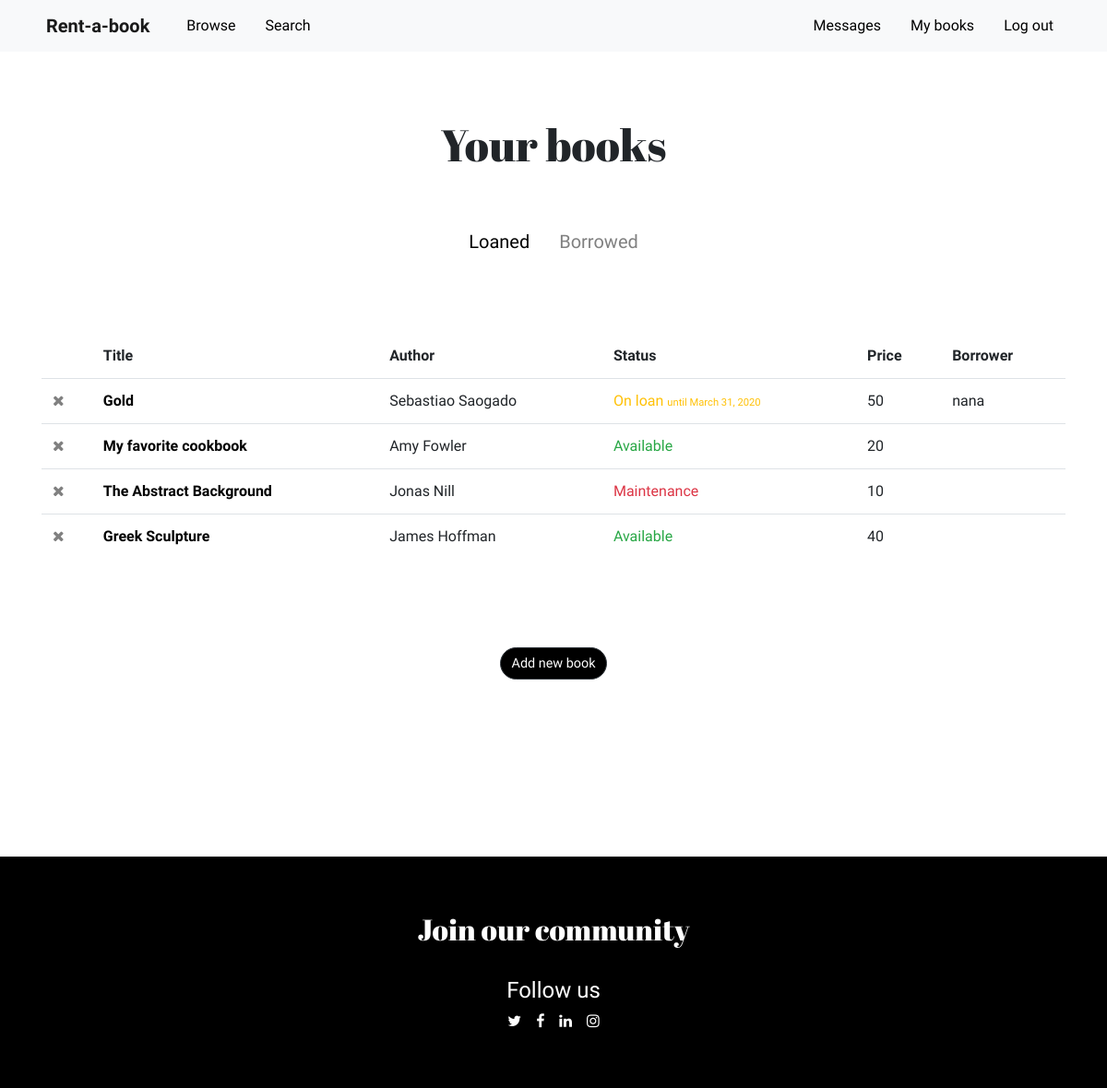
/mybooks/ (signed in), run on an earlier commit of the app's database.
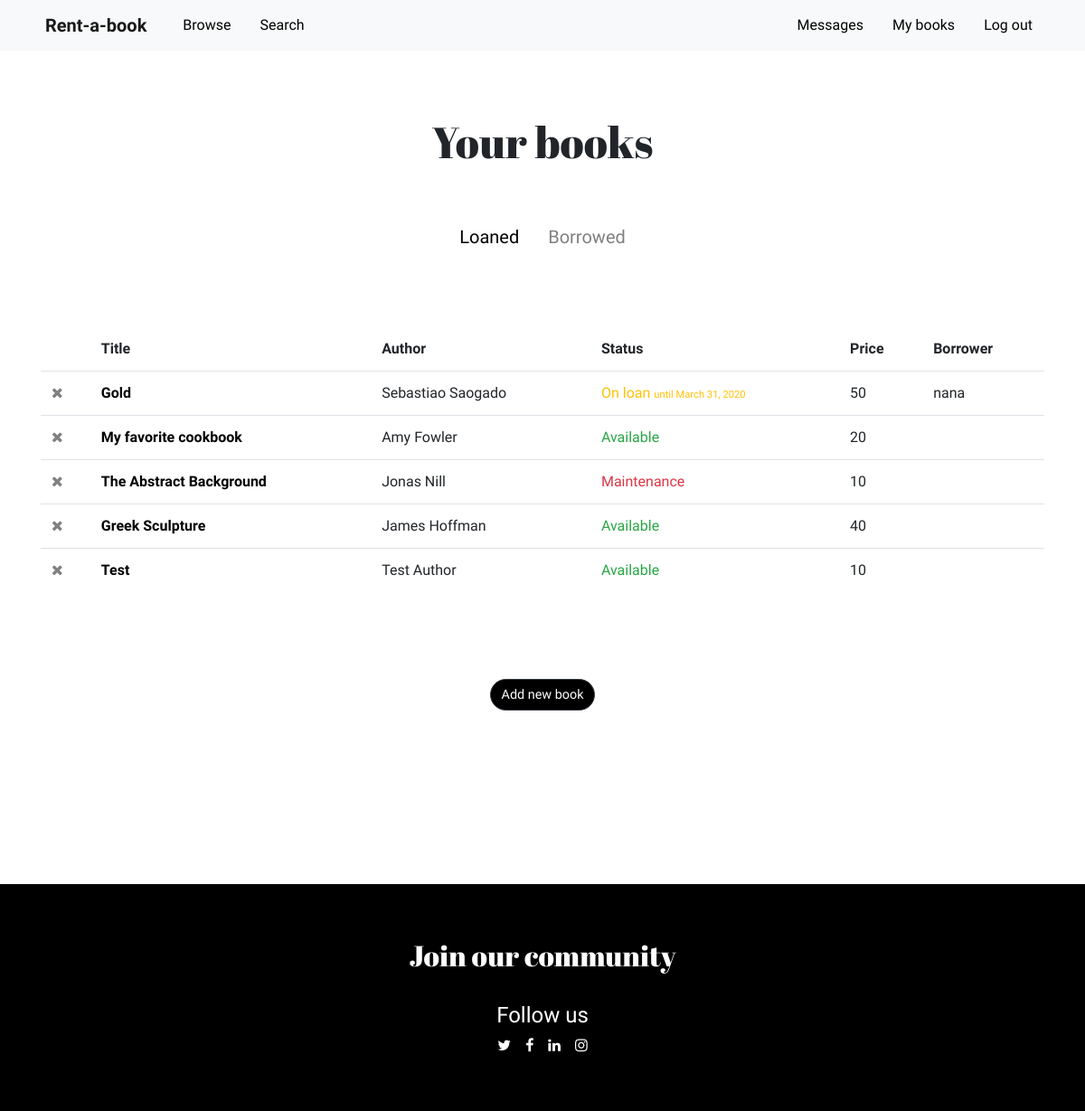
And on a later commit of the database.
### rentabook/models.py (models this page shows, shortened)
class BookInstance(models.Model):
    created_by = models.ForeignKey(User, on_delete=models.SET_NULL, null=True, related_name="owner")
    borrower = models.ForeignKey(User, on_delete=models.SET_NULL, null=True, blank=True, related_name="borrower")
    cover = models.ImageField(upload_to='images/', blank=False)
    def cover_tag(self):
        if self.cover:
            return mark_safe('<img src="%s" style="width: 45px; height: 60px;" />' % self.cover.url)
        else:
            return 'No Cover Found'
    cover_tag.short_description = 'Cover'
    title = models.CharField(max_length=255, blank=False, help_text='Enter book title')
    author = models.CharField(max_length=255, blank=False, help_text='Enter book author')
    genre = models.ManyToManyField(Genre, blank=False, help_text='Select a genre for this book')
    summary = models.TextField(
        blank=False,
        max_length=1000,
        help_text='Enter a brief description of the book (max. 1000 characters)')
    background_color = models.CharField(max_length=10, blank=False, help_text='Enter background color')
    condition_choices = [
        ('1', 'Like New'),
        ('2', 'Good'),
        ('3', 'Fair'),
    ]
    condition = models.CharField(
        choices=condition_choices,
        max_length=1,
        blank=False,
        default='p')
    price_choices = [(i, i) for i in range (10, 60, 10)]
    price = models.IntegerField(choices=price_choices, default=10, blank=False)
    due_back = models.DateField(null=True, blank=True)
    LOAN_STATUS = (
        ('o', 'On loan'),
        ('a', 'Available'),
        ('m', 'Maintenance'),
    )
    status = models.CharField(
        max_length=1,
        choices=LOAN_STATUS,
        blank=True,
        default='a',
        help_text='Book availability',
    )
    class Meta:
        ordering = ['due_back', 'status']
    def display_genre(self):
        """Create a string for the Genre. This is required to display genre in Admin."""
        return ', '.join(genre.name for genre in self.genre.all()[:3])
    display_genre.short_description = 'Genre'

### rentabook/views.py (the view)
# urls.py: path('mybooks/', views.BooksByUserListView.as_view(), name='my-books'),
class BooksByUserListView(LoginRequiredMixin,generic.ListView):
    model = BookInstance
    template_name ='rentabook/my_books.html'
    paginate_by = 10
    def get_queryset(self):
        return BookInstance.objects.filter(borrower=self.request.user).filter(status__exact='o').order_by('-due_back')
    def get_context_data(self, **kwargs):
        context = super(BooksByUserListView, self).get_context_data(**kwargs)
        context['loaned_books'] = BookInstance.objects.filter(created_by=self.request.user).order_by('-due_back')
        context["new_message"] = new_message_alert(self.request.user)
        return context

### rentabook/utils.py (called while the page is built)
def new_message_alert(request_user):
    if not request_user in User.objects.all():
        return False
    convos = Dialog.objects.filter(Q(owner=request_user) | Q(opponent=request_user))
    if len(convos) > 0:
        for convo in convos:
            if convo.messages.all().count() > 0:
                if not convo.messages.last().read and convo.messages.last().sender != request_user:
                    return True
    return False

### rentabook/templates/rentabook/my_books.html (shortened to what this page needs)
{% extends "base_generic.html" %}
{% block main %}
<div class="container mt-5">
    <div class="row mx-0">
        <div class="mt-4 mb-5 mx-auto">
            <h1>Your books</h1>
        </div>
    </div>
    <div class="row mx-0 mb-5">
        <ul class="nav mx-auto" id="my_books" role="tablist">
            <li class="nav-item tab-item">
                <a class="nav-link active" id="loaned-tab" data-toggle="tab" href="#loaned" role="tab"
                    aria-controls="loaned" aria-selected="true"><h5>Loaned</h5></a>
            </li>
            <li class="nav-item tab-item">
                <a class="nav-link" id="borrowed-tab" data-toggle="tab" href="#borrowed" role="tab"
                    aria-controls="borrowed" aria-selected="false"><h5>Borrowed</h5></a>
            </li>
        </ul>
    </div>
    <div class="tab-content" id="myTabContent">
        <div class="tab-pane fade show active" id="loaned" role="tabpanel" aria-labelledby="loaned-tab">
            <br>
            {% if loaned_books %}
            <table class="table">
                <thead>
                    <tr>
                        <th scope="col"></th>
                        <th scope="col">Title</th>
                        <th scope="col">Author</th>
                        <th scope="col">Status</th>
                        <th scope="col" class="no_mobile_display">Price</th>
                        <th scope="col" class="no_mobile_display">Borrower</th>
                    </tr>
                </thead>
                <tbody>
                    {% for bookinst in loaned_books %}
                    <tr>
                        <td>
                            <a href="#" class="remove" id="{{ bookinst.id }}" data-title="{{ bookinst.title }}">
                                <i class="fa fa-times" style="color: grey"></i>
                            </a>
                        </td>
                        <td><a href="{% url 'book-detail' bookinst.pk %}"><b>{{ bookinst.title }}</b></a></td>
                        <td>{{ bookinst.author }}</td>
                        <td>
                            {% if bookinst.status == 'o' %}
                            <span class="text-warning">
                                {{ bookinst.get_status_display }}
                                <span style="font-size: 0.7rem;">
                                    until {{ bookinst.due_back }}
                                </span>
                            </span>
                            {% else %}
                            <span class="{% if bookinst.status == 'a' %}text-success{% else %}text-danger{% endif %}">
                                {{ bookinst.get_status_display }}
                            </span>
                            {% endif %}
                        </td>
                        <td class="no_mobile_display">{{ bookinst.price }}</td>
                        <td class="no_mobile_display">
                            {% if bookinst.borrower %}
                            <a href="{% url 'dialogs_detail' bookinst.borrower %}" style="color:inherit">
                                {{ bookinst.borrower }}
                            </a>
                            {% endif %}
                        </td>
                    </tr>
                    {% endfor %}
                </tbody>
            </table>
            {% else %}
            <p class="text-center">You have no loaned books yet.</p>
            {% endif %}
            <div class="my-5 pt-5 text-center">
                <a href="{% url 'add-book' %}">
                    <button class="btn btn-dark rounded-pill">
                        Add new book
                    </button>
                </a>
            </div>
        </div>
    </div>
</div>
{% endblock %}

What changed in the data, as far as the page shows it:
added BookInstance: title "Test", author "Test Author", status "Available", price "10"
